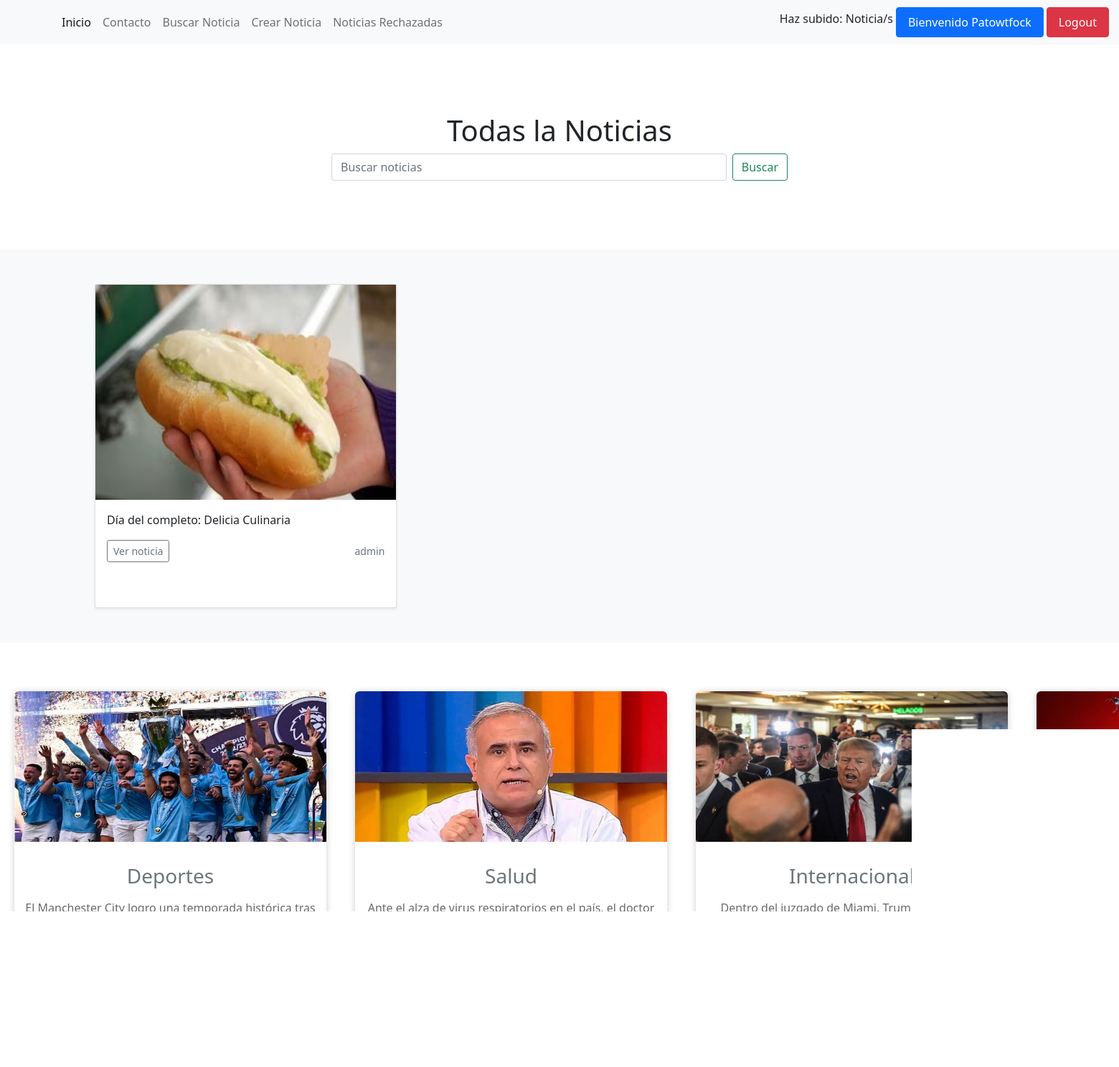
The page /LNoticia (signed in) on the database its author committed.
### appWeb/models.py (models this page shows, shortened)
class Usuario(AbstractBaseUser):
    nombre = models.CharField(max_length=40, primary_key=True)
    password = models.CharField(max_length=100, null=False, default="")
    email = models.CharField(unique=True, max_length=40, default="")
    TipoUsuario = models.BooleanField(default=False)
    is_admin = models.BooleanField(default=False)
    objects = usuarioManager()
    USERNAME_FIELD = 'email'
    REQUIRED_FIELDS = ['nombre']
    @property
    def is_staff(self):
            return self.is_admin
    def __str__(self):
        return str(self.nombre)

class Noticia(models.Model):
    id_Noticia = models.AutoField(db_column='id_Noticia',primary_key=True)
    titulo = models.CharField(max_length=500)
    detalle = models.CharField(max_length=4000)
    contenido = models.CharField(blank=True, max_length=10000)
    autor = models.ForeignKey('Usuario',on_delete=models.CASCADE,db_column='Nombre')
    fecha = models.DateField(blank=True,default=now, null=True)
    ubicacion = models.CharField(max_length=40)
    img = models.ImageField(upload_to="img/")
    id_Categoria = models.ForeignKey('CategoriaNoticia',on_delete=models.CASCADE,db_column='Descripcion', default="")
    aprobada = models.BooleanField(default=False)

### appWeb/views.py (the view)
# urls.py: path('LNoticia', views.listaNoticia, name="lista_noti"),
def listaNoticia(request):
    if request.user.is_staff:
        noti = Noticia.objects.all()
        context = {
            "noticia": noti
        }
        return render (request,'noticia/lista_noticia.html', context)
    else:
        noti = Noticia.objects.filter(aprobada=1)
        context = {
            "noticia": noti
        }
        return render (request,'noticia/lista_noticia.html', context)

### appWeb/templates/Noticia/lista_noticia.html (shortened to what this page needs)
{% load static %}
<!doctype html>
<html lang="en">
<head>
  <link href="https://cdn.jsdelivr.net/npm/bootstrap@5.0.2/dist/css/bootstrap.min.css" rel="stylesheet"
>
</head>
<body>
  <header> {% include "Home/navbar.html" %}</header>
  {% if user.is_staff %}
  <main>
    <section class="py-5 text-center container">
      <div class="row py-lg-5">
        <div class="col-lg-6 col-md-8 mx-auto">
          <h1 class="fw-light">Noticias Por aprobar</h1>
          <form class="d-flex" action="{% url 'buscar' %}" method="get">
            <input name="busca" class="form-control me-2" type="search" placeholder="Buscar noticias" aria-label="Search">
            <button class="btn btn-outline-success" type="submit">Buscar</button>
        </form>
        </div>
      </div>
    </section>
    <div class="album py-5 bg-light">
      <div class="container">
        <div class="row row-cols-1 row-cols-sm-2 row-cols-md-3 g-3">
          <!--
          {% if query %}
          <h2>Resultados para "{{ query }}"</h2>
          <ul>
              {% for book in results %}
                  <li>{{ book.titulo}} - {{ book.author }}</li>
              {% empty %}
                  <li>No se encontraron resultados</li>
              {% endfor %}
          </ul>
      {% endif %} -->
          {% if noticia or query %}
          {% for i in noticia %}
          <div class="col">
            <div class="card shadow-sm">
              <img src="{% static i.img %}" alt="">
              <div class="card-body">
                <p class="card-text">{{i.titulo}} </p>
                <div class="d-flex justify-content-between align-items-center">
                  <div class="btn-group">
                    <a href="{% url 'noticia' i.id_Noticia %}"><button type="button" class="btn btn-sm btn-outline-secondary">Ver Noticia</button></a>
                  </div>
                  <small class="text-muted">{{i.autor}}-{% if i.aprobada %} Aprobada {% else %} Por Aprobar {% endif %}</small>
                </div>
              </div>
            </div>
          </div>
          {% empty %}
          <center><h2>No hay noticias que coincidan con la busqueda </h2></center>
          {% endfor %}
          {% else %}
            <center><h2>No hay noticias Cargadas </h2></center>
          {% endif %}
        </div>
      </div>
  </main>
  {% else %}
  <main>
    <section class="py-5 text-center container">
      <div class="row py-lg-5">
        <div class="col-lg-6 col-md-8 mx-auto">
          <h1 class="fw-light">Todas la Noticias</h1>
          <form class="d-flex" action="{% url 'buscar' %}" method="get">
            <input name="busca" class="form-control me-2" type="search" placeholder="Buscar noticias" aria-label="Search">
            <button class="btn btn-outline-success" type="submit">Buscar</button>
        </form>
        </div>
      </div>
    </section>
    <div class="album py-5 bg-light">
      <div class="container">
        <div class="row row-cols-1 row-cols-sm-2 row-cols-md-3 g-3">
          {% if noticia or query %}
          {% for i in noticia %}
          <div class="col">
            <div class="card shadow-sm">
              <img src="{% static i.img %}" alt="">
              <div class="card-body">
                <p class="card-text">{{i.titulo}} </p>
                <div class="d-flex justify-content-between align-items-center">
                  <div class="btn-group">
                    <a href="{% url 'noticia' i.id_Noticia %}"><button type="button" class="btn btn-sm btn-outline-secondary">Ver noticia</button></a>
                  </div>
                  <small class="text-muted">{{i.autor}}</small>
                </div>
              </div>
            </div>
          </div>
          {% empty %}
          <center><h2 class="text-center">No hay noticias que coincidan con la busqueda </h2></center>
          {% endfor %}
          {% else %}
            <center><h2 class="text-center"> No hay noticias Cargadas </h2></center>
          {% endif %}
        </div>
      </div>
    </div>
  </main>
  {% endif %}
  <footer class="text-muted py-5">
    {% include "Home/card.html" %}
  </footer>
</body>
</html>

### appWeb/templates/Home/navbar.html (shortened to what this page needs)
{% load static %}
<link rel="stylesheet" href='{% static "css/nav.css" %}'>
<nav class="navbar navbar-expand-lg navbar-light bg-light">
    <div class="container-fluid">
        <div class="collapse navbar-collapse" id="navbarSupportedContent">
            <ul class="navbar-nav me-auto mb-2 mb-lg-0">
                <li class="nav-item">
                    <a class="nav-link active" aria-current="page" href="{% url 'home' %}">Inicio</a>
                </li>
                {% if user.is_staff %}
                <li class="nav-item">
                    <a class="nav-link" target="_blank" href="{% url 'tabla' %}">Solicutudes Contacto</a>
                </li>
                <li class="nav-item ">
                    <a class="nav-link " href="{% url 'lista_noti'%}"  role="button">
                        Aprobar Noticias
                    </a>
                </li>
                {% else %}
                <li class="nav-item">
                    <a class="nav-link" target="_blank" href="{% url 'contacto' %}">Contacto</a>
                </li>
                <li class="nav-item ">
                    <a class="nav-link " href="{% url 'lista_noti'%}"  role="button">
                        Buscar Noticia
                    </a>
                </li>
                {% if user.is_authenticated %}
                <li class="nav-item ">
                    <a class="nav-link " href="{% url 'Creacion'%}"  role="button">
                        Crear Noticia
                    </a>
                </li>
                {%endif%}
                <li class="nav-item ">
                    <a class="nav-link " href="{% url 'lista_noti'%}"  role="button">
                        Noticias Rechazadas
                    </a>
                </li>
                {% endif %}
            </ul>
            {% if user.is_authenticated %}
            <div class="e">
                    <h6>Haz subido:  Noticia/s</h6>
            </div>
            <div class="e">
                <a class="nav-link active a btn btn-outline-primary" aria-current="page" href="{% url 'home' %}"> Bienvenido {{user}}</a>
            </div>
            <div class="e">
                <a class="nav-link active a btn btn-outline-danger" aria-current="page" href="{% url 'logout' %}"> Logout</a>
            </div>
            {% endif %}
        </div>
    </div>
</nav>

### appWeb/static/css/nav.css (style rules this page uses)
.a { color: black; }
.e { margin: 2px; }

### appWeb/static/css/style-home.css (style rules this page uses)
body { background-color: white; }

### appWeb/templates/Noticia/lista_noticia.html (style rules this page uses)
.card-body { height: 150px; }
.card img { height: 300px; }

### rows shown on the page
Usuario: nombre "Patowtfock"
Noticia: img (picture), titulo "Día del completo: Delicia Culinaria", autor "admin"
